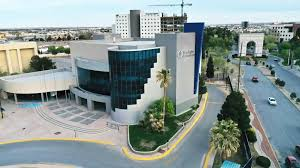
#> input picture ACTIVIDAD 2/Unknown.jpeg, 300 x 168 px, found by its file name
$ jupyter execute Untitled-1.ipynb   (shell and % lines are left out)
#> lines starting #> are read from the running program, lines starting #| are printed output that depends on the picture
# MI PRIMER PROYECTO DE VISION COMPUTACIONAL
este primer proyecto es un ejemplo de como utilizar OpenCV de manera efectiva

[cell 1]
# Importar librerias
import cv2
import numpy as np
import matplotlib.pyplot as plt

[cell 2]
bgr = cv2.imread('unknown.jpeg')
#> bgr is the input picture: shape (168, 300, 3); mean B, G, R 148.3, 150.1, 136.9
print("el tamaño de la imagen es: ", bgr.shape)
#| el tamaño de la imagen es:  (168, 300, 3)

#Convertir a RGB
rgb = cv2.cvtColor(bgr, cv2.COLOR_BGR2RGB)

#Mostrar la imagen
plt.imshow(rgb)

[cell 3]
#Mostrar la imagen en escala de grises
gray = cv2.cvtColor(bgr, cv2.COLOR_BGR2GRAY)
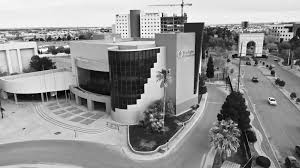
#> gray: shape (168, 300); min 0, max 255, mean 145.9
plt.imshow(gray, cmap='gray')

[cell 4]
#Mostrar las compenentes de color de la imagen
plt.figure(figsize=(10,5))
plt.subplot(1,3,1)
plt.imshow(bgr[:,:,0], cmap='gray')
plt.title('Componente Azul')
plt.subplot(1,3,2)
plt.imshow(bgr[:,:,1], cmap='gray')
plt.title('Componente Verde')
plt.subplot(1,3,3)
plt.imshow(bgr[:,:,2], cmap='gray')
plt.title('Componente Roja')
plt.show()
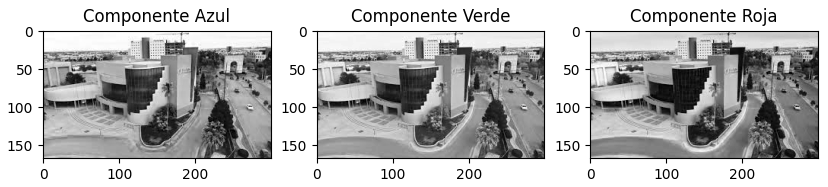
#> figure drawn by matplotlib, 3 panels

[cell 5]
#Mostrar las componentes HLS de la imagen
hls = cv2.cvtColor(bgr, cv2.COLOR_BGR2HLS)
#> hls: shape (168, 300, 3); mean of channels 0, 1, 2 77.5, 144.1, 67.2
plt.figure(figsize=(10,5))
plt.subplot(1,3,1)
plt.imshow(hls[:,:,0], cmap='gray')
plt.title('Componente H')
plt.subplot(1,3,2)
plt.imshow(hls[:,:,1], cmap='gray')
plt.title('Componente L')
plt.subplot(1,3,3)
plt.imshow(hls[:,:,2], cmap='gray')
plt.title('Componente S')
plt.show()
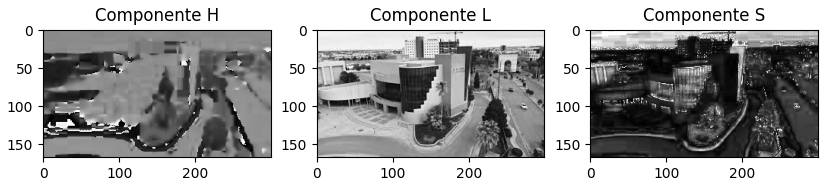
#> figure drawn by matplotlib, 3 panels
